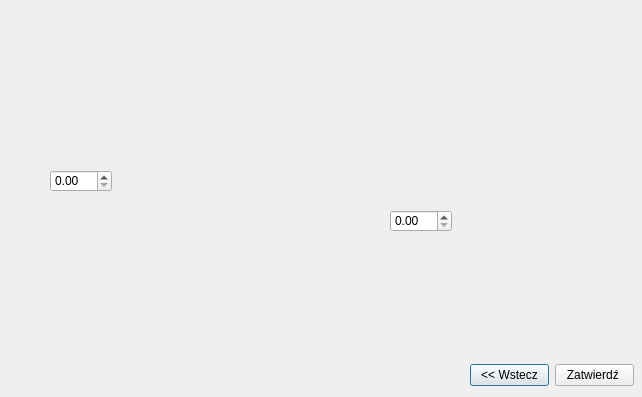
<?xml version="1.0" encoding="UTF-8"?>
<ui version="4.0">
 <class>WallPlate</class>
 <widget class="QDialog" name="WallPlate">
  <property name="geometry">
   <rect>
    <x>0</x>
    <y>0</y>
    <width>642</width>
    <height>397</height>
   </rect>
  </property>
  <property name="windowTitle">
   <string>Murłata</string>
  </property>
  <widget class="QLabel" name="label">
   <property name="geometry">
    <rect>
     <x>0</x>
     <y>0</y>
     <width>642</width>
     <height>397</height>
    </rect>
   </property>
   <property name="text">
    <string/>
   </property>
   <property name="pixmap">
    <pixmap resource="../resources.qrc">:/res/WallPlateDimensions.PNG</pixmap>
   </property>
   <property name="scaledContents">
    <bool>true</bool>
   </property>
  </widget>
  <widget class="QDoubleSpinBox" name="spinWidth">
   <property name="geometry">
    <rect>
     <x>50</x>
     <y>170</y>
     <width>62</width>
     <height>22</height>
    </rect>
   </property>
  </widget>
  <widget class="QDoubleSpinBox" name="spinHeight">
   <property name="geometry">
    <rect>
     <x>390</x>
     <y>210</y>
     <width>62</width>
     <height>22</height>
    </rect>
   </property>
  </widget>
  <widget class="QWidget" name="gridLayoutWidget">
   <property name="geometry">
    <rect>
     <x>470</x>
     <y>360</y>
     <width>164</width>
     <height>31</height>
    </rect>
   </property>
   <layout class="QGridLayout" name="gridLayout">
    <item row="0" column="0">
     <widget class="QPushButton" name="buttonBack">
      <property name="text">
       <string>&lt;&lt; Wstecz</string>
      </property>
     </widget>
    </item>
    <item row="0" column="2">
     <widget class="QPushButton" name="buttonApprove">
      <property name="text">
       <string>Zatwierdź </string>
      </property>
     </widget>
    </item>
    <item row="0" column="1">
     <spacer name="horizontalSpacer">
      <property name="orientation">
       <enum>Qt::Horizontal</enum>
      </property>
      <property name="sizeHint" stdset="0">
       <size>
        <width>40</width>
        <height>20</height>
       </size>
      </property>
     </spacer>
    </item>
   </layout>
  </widget>
 </widget>
 <resources>
  <include location="../resources.qrc"/>
 </resources>
 <connections/>
</ui>
